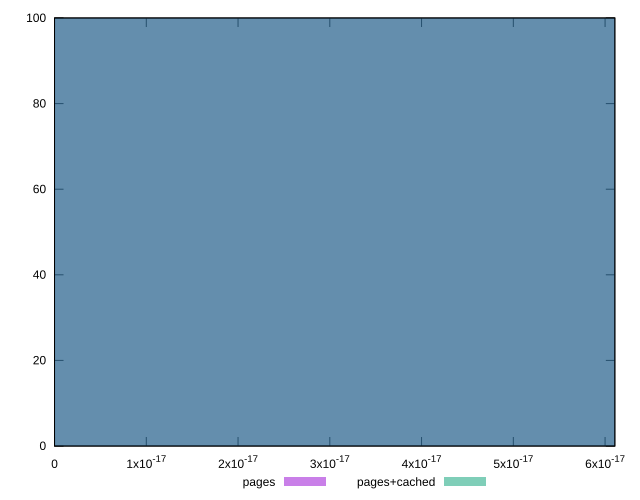

Reproduce this figure in gnuplot.
reset

$pages <<EOF
0 100
EOF

$pagesCached <<EOF
0 100
EOF

set key outside below
set boxwidth 1e-12
set xrange [0:6.106226635438361e-17]
set yrange [0:100]
set trange [0:100]
set style fill transparent solid 0.5 noborder
set terminal svg size 640, 500 enhanced background rgb 'white'
set output "report_00017_2021-02-10T15-08-03.406Z/meta/score-difference/comparison/histogram/0_vs_1.svg"

plot $pages title "pages" with boxes, \
     $pagesCached title "pages+cached" with boxes

reset
